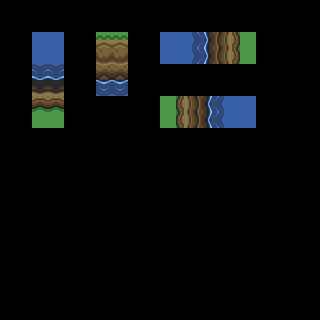

This game map was drawn from its Tiled (.tmx) file and the tilesets committed beside it. A one-line description and the trimmed map source follow:
An orthogonal 10x10 tile map with 32x32 px tiles, 3 tile layers (regions, input_ground, output_ground).

<map version="1.0" orientation="orthogonal" width="10" height="10" tilewidth="32" tileheight="32">
 <tileset firstgid="1" name="tiles-outdoor-zelda.fw" tilewidth="32" tileheight="32">
  <image source="../originals/tiles-outdoor-zelda.fw.png" width="512" height="512" />
 </tileset>
 <layer name="regions" width="10" height="10">
  <data>[100 cells, 11 non-empty, 1 distinct tile ids]</data>
 </layer>
 <layer name="input_ground" width="10" height="10">
  <data>[100 cells, 11 non-empty, 2 distinct tile ids]</data>
 </layer>
 <layer name="output_ground" width="10" height="10">
  <data>[100 cells, 11 non-empty, 9 distinct tile ids]</data>
 </layer>
</map>
